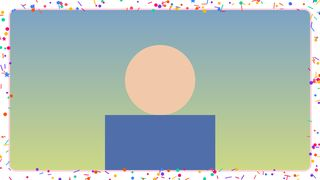
#> input picture marcos/miniaturas/confeti.jpg, 320 x 180 px; its folder holds only this picture in this run
$ python -i pegatinas.py   (imports and definitions only)
#> lines starting #> are read from the running program, lines starting #| are printed output that depends on the picture
"""Hoja A4 de pegatinas para decorar la caja del photomatón (imprimir al 100 % y recortar por la línea discontinua)."""
import math, random
from PIL import Image, ImageDraw, ImageFont, ImageFilter, ImageChops

DPI = 300
MM = DPI / 25.4
A4 = (round(210 * MM), round(297 * MM))
FONT = "/System/Library/Fonts/Supplemental/Arial Rounded Bold.ttf"
ROSA, ROSA2, AMAR, AZUL, VERDE, LILA, NARAN, BLANCO, OSC = (
    "#e8457a", "#c92e62", "#ffc93c", "#3fa7f5", "#2ec4a0", "#9b5de5", "#ff8c42", "#ffffff", "#2b1d24")
COLORES = [ROSA, AMAR, AZUL, VERDE, LILA, NARAN]
# [1 line not run here, left out]


def mm(v):
    return round(v * MM)


def font(px):
    return ImageFont.truetype(FONT, px)


def lienzo(w, h):
    return Image.new("RGBA", (mm(w), mm(h)), (0, 0, 0, 0))


def acabar(img, borde=2.2):
    """Añade borde blanco (zona de corte segura) y línea de corte discontinua alrededor."""
    pad = mm(borde) + 12
    big = Image.new("RGBA", (img.width + 2 * pad, img.height + 2 * pad), (0, 0, 0, 0))
    big.alpha_composite(img, (pad, pad))
    a = big.getchannel("A").point(lambda v: 255 if v > 20 else 0)
    # dilatación rápida: reducir, MaxFilter, ampliar
    k = 4
    small = a.resize((a.width // k, a.height // k), Image.BILINEAR).point(lambda v: 255 if v > 0 else 0)
    r = max(3, (mm(borde) // k) * 2 + 1)
    dil = small.filter(ImageFilter.MaxFilter(r)).resize(a.size, Image.BILINEAR).filter(ImageFilter.GaussianBlur(2))
    dil = dil.point(lambda v: 255 if v > 128 else 0)
    fondo = Image.new("RGBA", big.size, (255, 255, 255, 0))
    fondo.putalpha(dil)
    blanco = Image.new("RGBA", big.size, BLANCO)
    blanco.putalpha(dil)
    out = Image.new("RGBA", big.size, (0, 0, 0, 0))
    out.alpha_composite(blanco)
    out.alpha_composite(big)
    # contorno de corte
    edge = ImageChops.subtract(dil.filter(ImageFilter.MaxFilter(5)), dil)
    # discontinua: enmascarar con rayas diagonales
    rayas = Image.new("L", big.size, 0)
    dr = ImageDraw.Draw(rayas)
    for x in range(-big.height, big.width, 28):
        dr.line([(x, 0), (x + big.height, big.height)], fill=255, width=16)
    edge = ImageChops.multiply(edge, rayas)
    linea = Image.new("RGBA", big.size, (120, 120, 120, 255))
    linea.putalpha(edge)
    out.alpha_composite(linea)
    return out


def texto_centrado(d, caja, txt, px, fill, stroke=0, stroke_fill=None):
    f = font(px)
    x0, y0, x1, y1 = caja
    bb = d.textbbox((0, 0), txt, font=f, stroke_width=stroke)
    w, h = bb[2] - bb[0], bb[3] - bb[1]
    d.text(((x0 + x1 - w) / 2 - bb[0], (y0 + y1 - h) / 2 - bb[1]), txt, font=f, fill=fill,
           stroke_width=stroke, stroke_fill=stroke_fill)


# ---------- dibujos ----------
def cartel(txt, w, h, color=ROSA, px=None, txtcol=BLANCO):
    im = lienzo(w, h); d = ImageDraw.Draw(im)
    d.rounded_rectangle([0, 0, im.width - 1, im.height - 1], radius=mm(h / 2.6), fill=color)
    d.rounded_rectangle([mm(1.5), mm(1.5), im.width - mm(1.5), im.height - mm(1.5)], radius=mm(h / 3), outline=BLANCO, width=mm(0.8))
    texto_centrado(d, (0, 0, im.width, im.height), txt, px or mm(h * 0.45), txtcol)
    return im


def globo(color, w=26, h=42):
    im = lienzo(w, h); d = ImageDraw.Draw(im)
    bw, bh = im.width, int(im.height * 0.72)
    d.ellipse([0, 0, bw - 1, bh], fill=color)
    d.ellipse([bw * 0.2, bh * 0.12, bw * 0.38, bh * 0.38], fill=(255, 255, 255, 140))
    cx = bw // 2
    d.polygon([(cx - mm(2), bh - mm(0.5)), (cx + mm(2), bh - mm(0.5)), (cx, bh + mm(2.5))], fill=color)
    pts = [(cx + math.sin(t / 6) * mm(2), bh + mm(2.5) + t * (im.height - bh - mm(3)) / 40) for t in range(41)]
    d.line(pts, fill=OSC, width=mm(0.6))
    return im


def estrella(color, s=22):
    im = lienzo(s, s); d = ImageDraw.Draw(im)
    c, R, r = im.width / 2, im.width / 2 - 2, im.width / 4.6
    pts = [(c + (R if i % 2 == 0 else r) * math.sin(i * math.pi / 5), c - (R if i % 2 == 0 else r) * math.cos(i * math.pi / 5)) for i in range(10)]
    d.polygon(pts, fill=color)
    return im


def banderines(w=170, h=24, n=9):
    im = lienzo(w, h); d = ImageDraw.Draw(im)
    W, H = im.width, im.height
    curva = lambda x: mm(2) + math.sin(x / W * math.pi) * mm(3)
    d.line([(x, curva(x)) for x in range(0, W, 10)] + [(W - 1, curva(W - 1))], fill=OSC, width=mm(0.7))
    paso = W / n
    for i in range(n):
        x0, x1 = i * paso + mm(1.5), (i + 1) * paso - mm(1.5)
        xm = (x0 + x1) / 2
        d.polygon([(x0, curva(x0)), (x1, curva(x1)), (xm, H - mm(1))], fill=COLORES[i % len(COLORES)])
    return im


def tarta(w=44, h=44):
    im = lienzo(w, h); d = ImageDraw.Draw(im); W, H = im.width, im.height
    d.rounded_rectangle([mm(3), H * 0.45, W - mm(3), H - mm(2)], radius=mm(3), fill="#f7c6d9")
    d.rounded_rectangle([mm(3), H * 0.45, W - mm(3), H * 0.58], radius=mm(3), fill=ROSA)
    for i in range(6):
        x = mm(6) + i * (W - mm(12)) / 5
        d.ellipse([x - mm(1.6), H * 0.55, x + mm(1.6), H * 0.55 + mm(4)], fill=ROSA)
    d.rectangle([mm(1), H - mm(3), W - mm(1), H - mm(1)], fill="#d9d9d9")
    for i, c in enumerate([AZUL, AMAR, VERDE]):
        x = W * (0.3 + 0.2 * i)
        d.rectangle([x - mm(1.2), H * 0.26, x + mm(1.2), H * 0.45], fill=c)
        d.ellipse([x - mm(1.8), H * 0.12, x + mm(1.8), H * 0.25], fill=NARAN)
        d.ellipse([x - mm(0.9), H * 0.16, x + mm(0.9), H * 0.24], fill=AMAR)
    for _ in range(14):
        x, y = random.uniform(mm(6), W - mm(6)), random.uniform(H * 0.62, H - mm(5))
        d.ellipse([x - 6, y - 6, x + 6, y + 6], fill=random.choice(COLORES))
    return im


def regalo(color=AZUL, lazo=AMAR, s=34):
    im = lienzo(s, s); d = ImageDraw.Draw(im); W = im.width
    d.rectangle([mm(2), W * 0.38, W - mm(2), W - mm(1)], fill=color)
    d.rectangle([mm(1), W * 0.28, W - mm(1), W * 0.42], fill=color)
    d.rectangle([W / 2 - mm(2), W * 0.28, W / 2 + mm(2), W - mm(1)], fill=lazo)
    d.ellipse([W * 0.22, W * 0.05, W / 2, W * 0.32], outline=lazo, width=mm(2))
    d.ellipse([W / 2, W * 0.05, W * 0.78, W * 0.32], outline=lazo, width=mm(2))
    return im


def camara(w=46, h=34, color=OSC):
    im = lienzo(w, h); d = ImageDraw.Draw(im); W, H = im.width, im.height
    d.rounded_rectangle([W * 0.3, 0, W * 0.6, H * 0.25], radius=mm(2), fill=color)
    d.rounded_rectangle([0, H * 0.15, W - 1, H - 1], radius=mm(5), fill=color)
    c = (W / 2, H * 0.58); r = H * 0.3
    d.ellipse([c[0] - r, c[1] - r, c[0] + r, c[1] + r], fill=BLANCO)
    d.ellipse([c[0] - r * 0.7, c[1] - r * 0.7, c[0] + r * 0.7, c[1] + r * 0.7], fill=ROSA)
    d.ellipse([c[0] - r * 0.3, c[1] - r * 0.45, c[0] - r * 0.05, c[1] - r * 0.2], fill=BLANCO)
    d.ellipse([W * 0.8, H * 0.28, W * 0.9, H * 0.4], fill=AMAR)
    return im


def mira_aqui(w=70, h=40):
    im = lienzo(w, h); d = ImageDraw.Draw(im); W, H = im.width, im.height
    d.polygon([(W / 2, 0), (W / 2 - mm(9), mm(11)), (W / 2 + mm(9), mm(11))], fill=AMAR)
    d.rounded_rectangle([0, mm(10), W - 1, H - 1], radius=mm(8), fill=AMAR)
    texto_centrado(d, (0, mm(10), W, H), "¡Mira aquí!", mm(8.5), OSC)
    return im


def bocadillo(txt, w, h, color=BLANCO, txtcol=ROSA, px=None):
    im = lienzo(w, h); d = ImageDraw.Draw(im); W, H = im.width, im.height
    d.ellipse([0, 0, W - 1, H * 0.85], fill=color, outline=txtcol, width=mm(1.2))
    d.polygon([(W * 0.25, H * 0.7), (W * 0.18, H - 1), (W * 0.42, H * 0.78)], fill=color, outline=txtcol)
    d.line([(W * 0.25, H * 0.72), (W * 0.18, H - 2), (W * 0.42, H * 0.79)], fill=txtcol, width=mm(1.2))
    texto_centrado(d, (0, 0, W, H * 0.85), txt, px or mm(h * 0.28), txtcol)
    return im


def confeti(s=12):
    im = lienzo(s, s); d = ImageDraw.Draw(im); W = im.width
    for _ in range(9):
        x, y, c = random.uniform(mm(1.5), W - mm(1.5)), random.uniform(mm(1.5), W - mm(1.5)), random.choice(COLORES)
        if random.random() < 0.5:
            d.ellipse([x - mm(1.2), y - mm(1.2), x + mm(1.2), y + mm(1.2)], fill=c)
        else:
            d.rectangle([x - mm(1.6), y - mm(0.6), x + mm(1.6), y + mm(0.6)], fill=c)
    return im


def corazon(color=ROSA, s=20):
    im = lienzo(s, s); d = ImageDraw.Draw(im); W = im.width
    d.ellipse([0, 0, W * 0.55, W * 0.55], fill=color)
    d.ellipse([W * 0.45, 0, W - 1, W * 0.55], fill=color)
    d.polygon([(W * 0.03, W * 0.36), (W * 0.97, W * 0.36), (W / 2, W * 0.95)], fill=color)
    return im


# ---------- composición en la hoja ----------
hoja = Image.new("RGBA", A4, BLANCO)
#> hoja: PIL image 2480x3508 RGBA; every value is 255
dh = ImageDraw.Draw(hoja)
margen = mm(8)
# [2 lines not run here, left out]

filas = [
    [banderines()],
    [cartel("¡Feliz cumple, Mailen!", 150, 26, ROSA, mm(12))],
    [mira_aqui(60, 34), cartel("¡Hazte una foto!", 92, 22, AZUL, mm(10))],
    [camara(), bocadillo("¡Sonríe!", 48, 34), tarta(), regalo(LILA, AMAR, 34)],
    [globo(ROSA, 24, 36), globo(AMAR, 24, 36), globo(AZUL, 24, 36), globo(VERDE, 24, 36), globo(LILA, 24, 36), corazon(NARAN, 18)],
    [cartel("Pulsa el botón 📷".replace(" 📷", ""), 70, 18, VERDE, mm(8)), cartel("¡Qué guapos!", 62, 18, NARAN, mm(8)),
     corazon(ROSA), corazon(LILA)],
    [estrella(AMAR, 18), estrella(ROSA, 18), estrella(AZUL, 18), estrella(VERDE, 18), estrella(NARAN, 18),
     regalo(ROSA, AMAR, 22)] + [confeti() for _ in range(2)],
]
#> in banderines, `im = lienzo(w, h)`: im: PIL image 2008x283 RGBA; every value is 0
#> in lienzo (call 2), `return Image.new("RGBA", (mm(w), mm(h)), (0, 0, 0, 0))`: returned value: PIL image 1772x307 RGBA; every value is 0
#> in lienzo (call 3), `return Image.new("RGBA", (mm(w), mm(h)), (0, 0, 0, 0))`: returned value: PIL image 709x402 RGBA; every value is 0
#> in lienzo (call 4), `return Image.new("RGBA", (mm(w), mm(h)), (0, 0, 0, 0))`: returned value: PIL image 1087x260 RGBA; every value is 0
#> in lienzo (call 5), `return Image.new("RGBA", (mm(w), mm(h)), (0, 0, 0, 0))`: returned value: PIL image 543x402 RGBA; every value is 0
#> in lienzo (call 6), `return Image.new("RGBA", (mm(w), mm(h)), (0, 0, 0, 0))`: returned value: PIL image 567x402 RGBA; every value is 0
#> in lienzo (call 7), `return Image.new("RGBA", (mm(w), mm(h)), (0, 0, 0, 0))`: returned value: PIL image 520x520 RGBA; every value is 0
#> in lienzo (call 8), `return Image.new("RGBA", (mm(w), mm(h)), (0, 0, 0, 0))`: returned value: PIL image 402x402 RGBA; every value is 0
#> in lienzo (call 9), `return Image.new("RGBA", (mm(w), mm(h)), (0, 0, 0, 0))`: returned value: PIL image 283x425 RGBA; every value is 0
#> in lienzo (call 14), `return Image.new("RGBA", (mm(w), mm(h)), (0, 0, 0, 0))`: returned value: PIL image 213x213 RGBA; every value is 0
#> in lienzo (call 15), `return Image.new("RGBA", (mm(w), mm(h)), (0, 0, 0, 0))`: returned value: PIL image 827x213 RGBA; every value is 0
#> in lienzo (call 16), `return Image.new("RGBA", (mm(w), mm(h)), (0, 0, 0, 0))`: returned value: PIL image 732x213 RGBA; every value is 0
#> in lienzo (call 17), `return Image.new("RGBA", (mm(w), mm(h)), (0, 0, 0, 0))`: returned value: PIL image 236x236 RGBA; every value is 0
#> in lienzo (call 24), `return Image.new("RGBA", (mm(w), mm(h)), (0, 0, 0, 0))`: returned value: PIL image 260x260 RGBA; every value is 0
#> in lienzo (call 25), `return Image.new("RGBA", (mm(w), mm(h)), (0, 0, 0, 0))`: returned value: PIL image 142x142 RGBA; every value is 0
#> the loop in confeti, `for _ in range(9):` made 9 passes
#> (x, y, c) on passes 1 to 9: (18.12, 70.32, '#3fa7f5'), (52.47, 110.3, '#ffc93c'), (41.5, 103.2, '#ffc93c'), (65.48, 26.53, '#3fa7f5'), (123.8, 69.86, '#3fa7f5'), (92.9, 76.03, '#9b5de5'), (102.7, 76.01, '#3fa7f5'), (81.21, 58.8, '#9b5de5'), (37.49, 105.1, '#e8457a')
#> the loop in confeti (call 2), `for _ in range(9):` made 9 passes
#> (x, y, c) on passes 1 to 9: (87.61, 68.51, '#e8457a'), (31.8, 33.85, '#e8457a'), (113.2, 115.8, '#9b5de5'), (106.8, 73.6, '#9b5de5'), (108, 112.9, '#9b5de5'), (62.46, 47.17, '#2ec4a0'), (123.6, 115.2, '#3fa7f5'), (82.96, 69.56, '#ff8c42'), (38.18, 19.72, '#3fa7f5')

y = mm(10)
# [14 lines not run here, left out]

>>> import cv2
>>> picture = cv2.imread('../../marcos/miniaturas/confeti.jpg', cv2.IMREAD_GRAYSCALE)
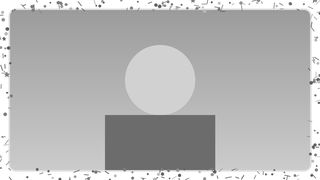
#> picture: shape (180, 320); min 59, max 255, mean 181.9
>>> result = acabar(picture)
#> (the run stopped early here; a loop or call above may not have finished)

$ run again, on marcos/miniaturas/dorado.jpg
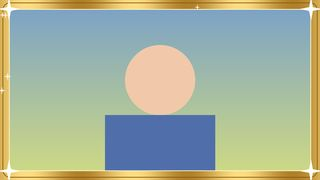
#> input picture marcos/miniaturas/dorado.jpg, 320 x 180 px
#> hoja: PIL image 2480x3508 RGBA; every value is 255
#> im: PIL image 2008x283 RGBA; every value is 0
#> the loop in confeti, `for _ in range(9):` made 9 passes
#> (x, y, c) on passes 1 to 8: (18.12, 70.32, '#3fa7f5'), (52.47, 110.3, '#ffc93c'), (41.5, 103.2, '#ffc93c'), (65.48, 26.53, '#3fa7f5'), (123.8, 69.86, '#3fa7f5'), (92.9, 76.03, '#9b5de5'), (102.7, 76.01, '#3fa7f5'), (81.21, 58.8, '#9b5de5')
#> the loop in confeti (call 2), `for _ in range(9):` made 9 passes
#> (x, y, c) on passes 1 to 8: (87.61, 68.51, '#e8457a'), (31.8, 33.85, '#e8457a'), (113.2, 115.8, '#9b5de5'), (106.8, 73.6, '#9b5de5'), (108, 112.9, '#9b5de5'), (62.46, 47.17, '#2ec4a0'), (123.6, 115.2, '#3fa7f5'), (82.96, 69.56, '#ff8c42')
#> `picture = cv2.imread('../../marcos/miniaturas/confeti.jpg', cv2.IMREAD..`:
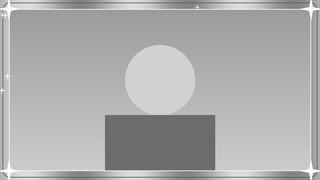
#> picture: shape (180, 320); min 95, max 255, mean 172.1

$ run again, on marcos/miniaturas/mailen.jpg
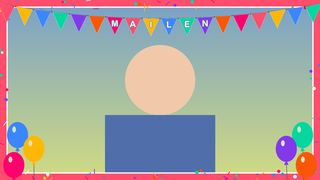
#> input picture marcos/miniaturas/mailen.jpg, 320 x 180 px
#> hoja: PIL image 2480x3508 RGBA; every value is 255
#> im: PIL image 2008x283 RGBA; every value is 0
#> the loop in confeti, `for _ in range(9):` made 9 passes
#> (x, y, c) on passes 1 to 8: (18.12, 70.32, '#3fa7f5'), (52.47, 110.3, '#ffc93c'), (41.5, 103.2, '#ffc93c'), (65.48, 26.53, '#3fa7f5'), (123.8, 69.86, '#3fa7f5'), (92.9, 76.03, '#9b5de5'), (102.7, 76.01, '#3fa7f5'), (81.21, 58.8, '#9b5de5')
#> the loop in confeti (call 2), `for _ in range(9):` made 9 passes
#> (x, y, c) on passes 1 to 8: (87.61, 68.51, '#e8457a'), (31.8, 33.85, '#e8457a'), (113.2, 115.8, '#9b5de5'), (106.8, 73.6, '#9b5de5'), (108, 112.9, '#9b5de5'), (62.46, 47.17, '#2ec4a0'), (123.6, 115.2, '#3fa7f5'), (82.96, 69.56, '#ff8c42')
#> `picture = cv2.imread('../../marcos/miniaturas/confeti.jpg', cv2.IMREAD..`:
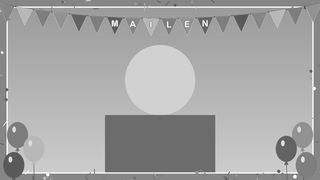
#> picture: shape (180, 320); min 68, max 255, mean 164.8

$ run again, on marcos/miniaturas/neon.jpg
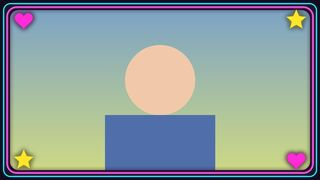
#> input picture marcos/miniaturas/neon.jpg, 320 x 180 px
#> hoja: PIL image 2480x3508 RGBA; every value is 255
#> im: PIL image 2008x283 RGBA; every value is 0
#> the loop in confeti, `for _ in range(9):` made 9 passes
#> (x, y, c) on passes 1 to 8: (18.12, 70.32, '#3fa7f5'), (52.47, 110.3, '#ffc93c'), (41.5, 103.2, '#ffc93c'), (65.48, 26.53, '#3fa7f5'), (123.8, 69.86, '#3fa7f5'), (92.9, 76.03, '#9b5de5'), (102.7, 76.01, '#3fa7f5'), (81.21, 58.8, '#9b5de5')
#> the loop in confeti (call 2), `for _ in range(9):` made 9 passes
#> (x, y, c) on passes 1 to 8: (87.61, 68.51, '#e8457a'), (31.8, 33.85, '#e8457a'), (113.2, 115.8, '#9b5de5'), (106.8, 73.6, '#9b5de5'), (108, 112.9, '#9b5de5'), (62.46, 47.17, '#2ec4a0'), (123.6, 115.2, '#3fa7f5'), (82.96, 69.56, '#ff8c42')
#> `picture = cv2.imread('../../marcos/miniaturas/confeti.jpg', cv2.IMREAD..`:
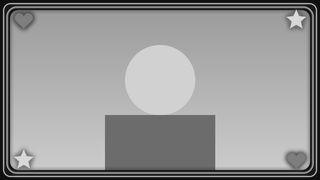
#> picture: shape (180, 320); min 0, max 233, mean 150.9
